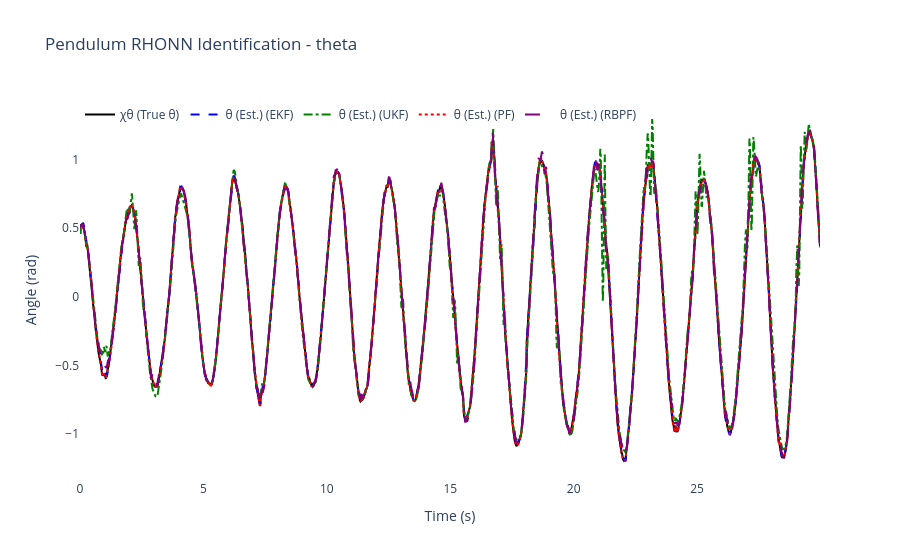
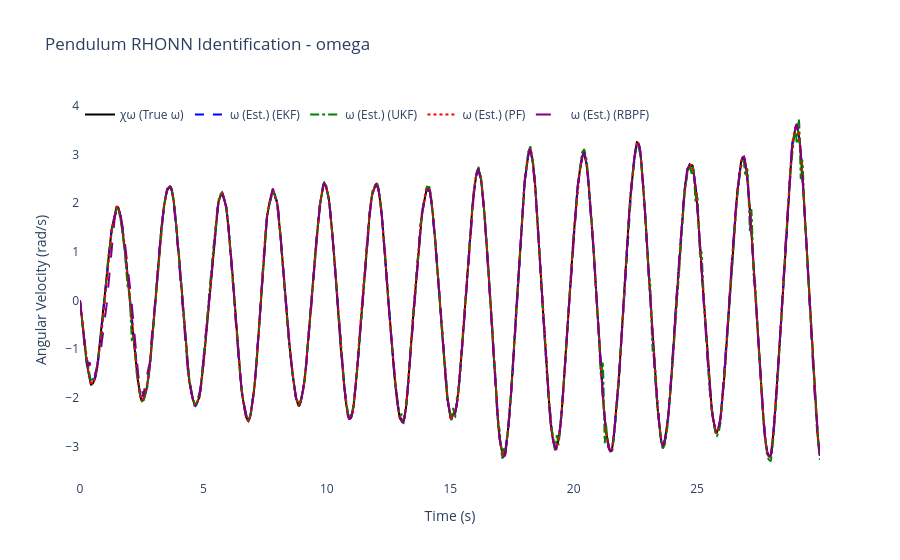
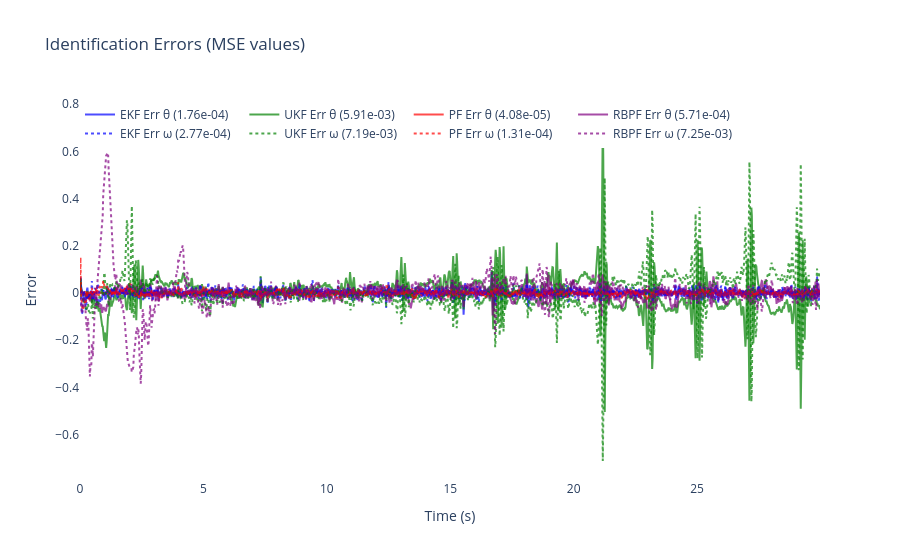
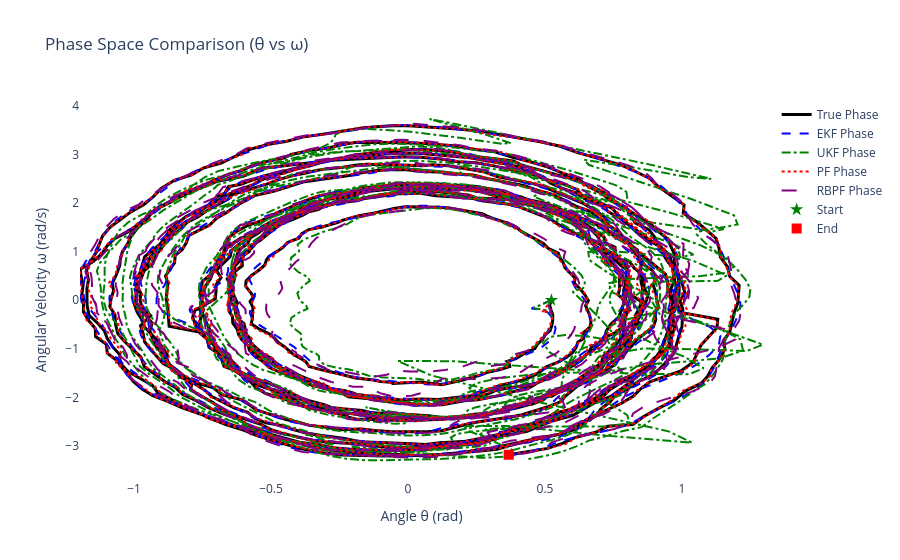

The notebook cell these images were saved under, in order:
### Markdown cell above
## 🚀 **Simulación Principal con Medición de Tiempos**

### 🔄 **Estructura del Bucle Principal:**

#### **Inicialización:**
- **Pesos Comunes**: Todos los filtros inician con idénticos pesos aleatorios
  - **Justificación**: Comparación justa sin sesgo de inicialización
  - **Distribución**: Uniforme en [-0.5, 0.5] para estabilidad

#### **Configuración de Filtros:**
- **EKF/UKF**: Matrices de covarianza basadas en parámetros manuales
- **PF**: 200 partículas inicializadas alrededor de pesos comunes
- **RBPF**: Híbrido con 40% lineal, 60% no lineal

---

### ⏱️ **Medición de Tiempos de Entrenamiento:**

#### **Metodología:**
```python
filter_start = time.time()
# ... operaciones de actualización del filtro ...
training_times['FILTER'] += time.time() - filter_start
```

#### **Qué se Mide:**
- **Solo Entrenamiento**: Actualización de pesos + predicción RHONN
- **Excluye**: Inicialización, I/O, visualización
- **Incluye**: Todas las operaciones matemáticas del algoritmo

---

### 🎯 **Secuencia por Paso de Tiempo:**

#### **Para cada k ∈ [0, n_steps-1]:**

1. **Generación de Entrada**: `u_current = generate_realistic_trajectory(...)`
2. **Dinámica Real**: `x_true[k+1] = plant(x_true[k], u_current, ...)`
3. **Actualización Paralela de Filtros**:

#### **EKF Update:**
```python
ekf_trainer.update(chi_kp1=x_true[k+1], chi_k=x_hat_ekf[k], ...)
x_hat_ekf[k+1] = RHONN_predict(x_hat_ekf[k], ekf_weights, u_current)
```

#### **UKF Update:**
- Sigma points → Propagación → Actualización estadística

#### **PF Update:**  
- Predicción partículas → Pesos de importancia → Remuestreo ESS

#### **RBPF Update:**
- Partículas no lineales → Kalman lineal por partícula → Peso conjunto

---

### 📊 **Métricas Capturadas:**

#### **Tiempos Individuales:**
- **`training_times['EKF']`**: Tiempo acumulado EKF
- **`training_times['UKF']`**: Tiempo acumulado UKF  
- **`training_times['PF']`**: Tiempo acumulado PF
- **`training_times['RBPF']`**: Tiempo acumulado RBPF

#### **Tiempo Total:**
- **`total_simulation_time`**: Tiempo completo incluyendo overhead

### 🔍 **Consideraciones de Precisión:**
- **Resolución**: `time.time()` con precisión de microsegundos
- **Overhead**: Medición añade <0.1% de costo computacional  
- **Fairness**: Todos los filtros medidos idénticamente

### Code cell
# ============================================================
# 6) Results & plots for Nonlinear Pendulum
# ============================================================

mse_theta_ekf = np.mean((x_true[:, 0] - x_hat_ekf[:, 0])**2)
mse_omega_ekf = np.mean((x_true[:, 1] - x_hat_ekf[:, 1])**2)

mse_theta_ukf = np.mean((x_true[:, 0] - x_hat_ukf[:, 0])**2)
mse_omega_ukf = np.mean((x_true[:, 1] - x_hat_ukf[:, 1])**2)

mse_theta_pf = np.mean((x_true[:, 0] - x_hat_pf[:, 0])**2)
mse_omega_pf = np.mean((x_true[:, 1] - x_hat_pf[:, 1])**2)

mse_theta_rbpf = np.mean((x_true[:, 0] - x_hat_rbpf[:, 0])**2)
mse_omega_rbpf = np.mean((x_true[:, 1] - x_hat_rbpf[:, 1])**2)

mse_total_ekf = mse_theta_ekf + mse_omega_ekf
mse_total_ukf = mse_theta_ukf + mse_omega_ukf
mse_total_pf = mse_theta_pf + mse_omega_pf
mse_total_rbpf = mse_theta_rbpf + mse_omega_rbpf
mse_totals = {'EKF': mse_total_ekf, 'UKF': mse_total_ukf, 'PF': mse_total_pf, 'RBPF': mse_total_rbpf}
best_filter = min(mse_totals, key=mse_totals.get)


print("🎯" + "="*65)
print(f"🏆 MEJOR FILTRO: {best_filter} (MSE total: {mse_totals[best_filter]:.6f})")
print(f"🎲 SEMILLA USADA: {RANDOM_SEED}")
print("="*67)


print(f"\nFinal EKF-RHONN Weights:")
for i in range(2):
    state_names = ['theta', 'omega']
    print(f"  Neuron {i+1} ({state_names[i]}): {ekf_trainer.weights[i]}")

print(f"\nFinal UKF-RHONN Weights:")
for i in range(2):
    state_names = ['theta', 'omega']
    print(f"  Neuron {i+1} ({state_names[i]}): {ukf_trainer.weights[i]}")

print(f"\nFinal PF-RHONN Weight Estimates:")
pf_estimates = pf_trainer.get_estimate()
for i in range(2):
    state_names = ['theta', 'omega']
    print(f"  Neuron {i+1} ({state_names[i]}): {pf_estimates[i]}")

print(f"\nFinal RBPF-RHONN Weight Estimates:")
rbpf_estimates = rbpf_trainer.get_estimate()
for i in range(2):
    state_names = ['theta', 'omega']
    print(f"  Neuron {i+1} ({state_names[i]}): {rbpf_estimates[i]}")

print("\n--- Performance Comparison (MSE) ---")
print(f"EKF  MSE theta: {mse_theta_ekf:.6f}")
print(f"EKF  MSE omega: {mse_omega_ekf:.6f}")
print(f"UKF  MSE theta: {mse_theta_ukf:.6f}")
print(f"UKF  MSE omega: {mse_omega_ukf:.6f}")
print(f"PF   MSE theta: {mse_theta_pf:.6f}")
print(f"PF   MSE omega: {mse_omega_pf:.6f}")
print(f"RBPF MSE theta: {mse_theta_rbpf:.6f}")
print(f"RBPF MSE omega: {mse_omega_rbpf:.6f}")

states_info = [
    {'idx': 0, 'var': 'theta', 'desc': 'Angle', 'y_label': 'Angle (rad)', 'chi': 'χθ (True θ)', 'x': 'θ (Est.)'},
    {'idx': 1, 'var': 'omega', 'desc': 'Angular Velocity', 'y_label': 'Angular Velocity (rad/s)', 'chi': 'χω (True ω)', 'x': 'ω (Est.)'}
]

for state_info in states_info:
    i = state_info['idx']
    trace_plant = go.Scatter(x=t_history, y=x_true[:, i], mode='lines', name=state_info['chi'], line=dict(color='black', width=2))
    trace_ekf = go.Scatter(x=t_history, y=x_hat_ekf[:, i], mode='lines', name=f"{state_info['x']} (EKF)", line=dict(dash='dash', color='blue'))
    trace_ukf = go.Scatter(x=t_history, y=x_hat_ukf[:, i], mode='lines', name=f"{state_info['x']} (UKF)", line=dict(dash='dashdot', color='green'))
    trace_pf = go.Scatter(x=t_history, y=x_hat_pf[:, i], mode='lines', name=f"{state_info['x']} (PF)", line=dict(dash='dot', color='red'))
    trace_rbpf = go.Scatter(x=t_history, y=x_hat_rbpf[:, i], mode='lines', name=f"{state_info['x']} (RBPF)", line=dict(dash='longdash', color='purple'))
    fig = go.Figure([trace_plant, trace_ekf, trace_ukf, trace_pf, trace_rbpf])
    fig.update_layout(title=f'Pendulum RHONN Identification - {state_info["var"]}', xaxis_title='Time (s)', yaxis_title=state_info['y_label'], legend=dict(x=0, y=1, orientation='h'), font=dict(size=12), plot_bgcolor='white', paper_bgcolor='white')
    fig.show()

error_theta_ekf = x_true[:, 0] - x_hat_ekf[:, 0]
error_omega_ekf = x_true[:, 1] - x_hat_ekf[:, 1]
error_theta_ukf = x_true[:, 0] - x_hat_ukf[:, 0]
error_omega_ukf = x_true[:, 1] - x_hat_ukf[:, 1]
error_theta_pf = x_true[:, 0] - x_hat_pf[:, 0]
error_omega_pf = x_true[:, 1] - x_hat_pf[:, 1]
error_theta_rbpf = x_true[:, 0] - x_hat_rbpf[:, 0]
error_omega_rbpf = x_true[:, 1] - x_hat_rbpf[:, 1]

fig2 = go.Figure()
fig2.add_trace(go.Scatter(x=t_history, y=error_theta_ekf, mode='lines', name=f'EKF Err θ ({mse_theta_ekf:.2e})', opacity=0.7, line=dict(color='blue')))
fig2.add_trace(go.Scatter(x=t_history, y=error_theta_ukf, mode='lines', name=f'UKF Err θ ({mse_theta_ukf:.2e})', opacity=0.7, line=dict(color='green')))
fig2.add_trace(go.Scatter(x=t_history, y=error_theta_pf, mode='lines', name=f'PF Err θ ({mse_theta_pf:.2e})', opacity=0.7, line=dict(color='red')))
fig2.add_trace(go.Scatter(x=t_history, y=error_theta_rbpf, mode='lines', name=f'RBPF Err θ ({mse_theta_rbpf:.2e})', opacity=0.7, line=dict(color='purple')))
fig2.add_trace(go.Scatter(x=t_history, y=error_omega_ekf, mode='lines', name=f'EKF Err ω ({mse_omega_ekf:.2e})', opacity=0.7, line=dict(color='blue', dash='dot')))
fig2.add_trace(go.Scatter(x=t_history, y=error_omega_ukf, mode='lines', name=f'UKF Err ω ({mse_omega_ukf:.2e})', opacity=0.7, line=dict(color='green', dash='dot')))
fig2.add_trace(go.Scatter(x=t_history, y=error_omega_pf, mode='lines', name=f'PF Err ω ({mse_omega_pf:.2e})', opacity=0.7, line=dict(color='red', dash='dot')))
fig2.add_trace(go.Scatter(x=t_history, y=error_omega_rbpf, mode='lines', name=f'RBPF Err ω ({mse_omega_rbpf:.2e})', opacity=0.7, line=dict(color='purple', dash='dot')))
fig2.update_layout(title='Identification Errors (MSE values)', xaxis_title='Time (s)', yaxis_title='Error', legend=dict(x=0, y=1, orientation='h'), font=dict(size=12), plot_bgcolor='white', paper_bgcolor='white')
fig2.show()

# Phase space plot (θ vs ω)
fig_phase = go.Figure()
fig_phase.add_trace(go.Scatter(x=x_true[:, 0], y=x_true[:, 1], mode='lines', name='True Phase', line=dict(color='black', width=3)))
fig_phase.add_trace(go.Scatter(x=x_hat_ekf[:, 0], y=x_hat_ekf[:, 1], mode='lines', name='EKF Phase', line=dict(color='blue', width=2, dash='dash')))
fig_phase.add_trace(go.Scatter(x=x_hat_ukf[:, 0], y=x_hat_ukf[:, 1], mode='lines', name='UKF Phase', line=dict(color='green', width=2, dash='dashdot')))
fig_phase.add_trace(go.Scatter(x=x_hat_pf[:, 0], y=x_hat_pf[:, 1], mode='lines', name='PF Phase', line=dict(color='red', width=2, dash='dot')))
fig_phase.add_trace(go.Scatter(x=x_hat_rbpf[:, 0], y=x_hat_rbpf[:, 1], mode='lines', name='RBPF Phase', line=dict(color='purple', width=2, dash='longdash')))
fig_phase.add_trace(go.Scatter(x=[x_true[0, 0]], y=[x_true[0, 1]], mode='markers', name='Start', marker=dict(color='green', size=10, symbol='star')))
fig_phase.add_trace(go.Scatter(x=[x_true[-1, 0]], y=[x_true[-1, 1]], mode='markers', name='End', marker=dict(color='red', size=10, symbol='square')))
fig_phase.update_layout(title='Phase Space Comparison (θ vs ω)', xaxis_title='Angle θ (rad)', yaxis_title='Angular Velocity ω (rad/s)', font=dict(size=12), plot_bgcolor='white', paper_bgcolor='white', showlegend=True)
fig_phase.show()


# === RESUMEN DE RENDIMIENTO CON SEMILLA ===
print("\n📊 MSE Desglosado por Filtro:")
print(f"   EKF: {mse_total_ekf:.6f}  |  UKF: {mse_total_ukf:.6f}  |  PF: {mse_total_pf:.6f}  |  RBPF: {mse_total_rbpf:.6f}")

print("\n⏱️ Tiempo de Entrenamiento por Filtro:")
print(f"   EKF: {training_times['EKF']:.4f}s  |  UKF: {training_times['UKF']:.4f}s  |  PF: {training_times['PF']:.4f}s  |  RBPF: {training_times['RBPF']:.4f}s")
print(f"   Total Simulación: {total_simulation_time:.4f}s")

# Calculate relative computational efficiency
fastest_filter = min(training_times, key=training_times.get)
efficiency_ratios = {name: training_times[name]/training_times[fastest_filter] for name in training_times.keys()}
print("\n🚀 Eficiencia Computacional (relativo al más rápido):")
for name, ratio in efficiency_ratios.items():
    efficiency_pct = 100/ratio if ratio > 0 else 0
    print(f"   {name}: {ratio:.2f}x slower ({efficiency_pct:.1f}% efficiency)")

print(f"\n💡 Para reproducir estos resultados:")
print(f"   Principal: RANDOM_SEED = {RANDOM_SEED}")
print(f"   DE Optim.: DE_SEED = {(RANDOM_SEED + 12345) % 100000}")
print(f"   (Cambia línea 8 en celda 4 para usar semilla principal)")

# --- Parameter summary ---
print("\n--- Optimized Parameter Summary ---")
print(f"EKF params: Q={ekf_trainer.Q[0][0,0]:.3e} R={ekf_trainer.R[0][0]:.3e} P0~{ekf_trainer.P[0][0,0]:.3e} eta={ekf_trainer.eta:.3f}")
print(f"UKF params: alpha={ukf_trainer.alpha:.3e} eta={ukf_trainer.eta:.3f} Qdiag={ukf_trainer.Q[0][0,0]:.3e} R={ukf_trainer.R[0][0]:.3e}")
print(f"PF params: Q_std={pf_trainer.Q_std} R_std={pf_trainer.R_std} ESS_th={pf_trainer.ess_threshold:.1f} n_particles={pf_trainer.n_particles}")
print(f"RBPF params: Q_std={rbpf_trainer.Q_std} R_std={rbpf_trainer.R_std} ESS_th={rbpf_trainer.ess_threshold:.1f} n_particles={rbpf_trainer.n_particles} linear_dims={rbpf_trainer.n_linear}/{rbpf_trainer.num_weights_per_neuron}")

print("\nOptimization + simulation complete.")

# 58865

### Figure 1 — Plotly figure (JSON) as saved in the notebook; plotly's stock layout.template omitted (floating-point values rounded to 4 significant figures; data arrays with more than 128 entries replaced by an {"elided": "..."} marker saying what was removed)
{"data": [{"line": {"color": "black", "width": 2}, "mode": "lines", "name": "χθ (True θ)", "type": "scatter", "x": {"elided": "1500 float values"}, "y": {"elided": "1500 float values"}}, {"line": {"color": "blue", "dash": "dash"}, "mode": "lines", "name": "θ (Est.) (EKF)", "type": "scatter", "x": {"elided": "1500 float values"}, "y": {"elided": "1500 float values"}}, {"line": {"color": "green", "dash": "dashdot"}, "mode": "lines", "name": "θ (Est.) (UKF)", "type": "scatter", "x": {"elided": "1500 float values"}, "y": {"elided": "1500 float values"}}, {"line": {"color": "red", "dash": "dot"}, "mode": "lines", "name": "θ (Est.) (PF)", "type": "scatter", "x": {"elided": "1500 float values"}, "y": {"elided": "1500 float values"}}, {"line": {"color": "purple", "dash": "longdash"}, "mode": "lines", "name": "θ (Est.) (RBPF)", "type": "scatter", "x": {"elided": "1500 float values"}, "y": {"elided": "1500 float values"}}], "layout": {"font": {"size": 12}, "legend": {"orientation": "h", "x": 0, "y": 1}, "paper_bgcolor": "white", "plot_bgcolor": "white", "title": {"text": "Pendulum RHONN Identification - theta"}, "xaxis": {"title": {"text": "Time (s)"}}, "yaxis": {"title": {"text": "Angle (rad)"}}}}

### Figure 2 — Plotly figure (JSON) as saved in the notebook; plotly's stock layout.template omitted (floating-point values rounded to 4 significant figures; data arrays with more than 128 entries replaced by an {"elided": "..."} marker saying what was removed)
{"data": [{"line": {"color": "black", "width": 2}, "mode": "lines", "name": "χω (True ω)", "type": "scatter", "x": {"elided": "1500 float values"}, "y": {"elided": "1500 float values"}}, {"line": {"color": "blue", "dash": "dash"}, "mode": "lines", "name": "ω (Est.) (EKF)", "type": "scatter", "x": {"elided": "1500 float values"}, "y": {"elided": "1500 float values"}}, {"line": {"color": "green", "dash": "dashdot"}, "mode": "lines", "name": "ω (Est.) (UKF)", "type": "scatter", "x": {"elided": "1500 float values"}, "y": {"elided": "1500 float values"}}, {"line": {"color": "red", "dash": "dot"}, "mode": "lines", "name": "ω (Est.) (PF)", "type": "scatter", "x": {"elided": "1500 float values"}, "y": {"elided": "1500 float values"}}, {"line": {"color": "purple", "dash": "longdash"}, "mode": "lines", "name": "ω (Est.) (RBPF)", "type": "scatter", "x": {"elided": "1500 float values"}, "y": {"elided": "1500 float values"}}], "layout": {"font": {"size": 12}, "legend": {"orientation": "h", "x": 0, "y": 1}, "paper_bgcolor": "white", "plot_bgcolor": "white", "title": {"text": "Pendulum RHONN Identification - omega"}, "xaxis": {"title": {"text": "Time (s)"}}, "yaxis": {"title": {"text": "Angular Velocity (rad/s)"}}}}

### Figure 3 — Plotly figure (JSON) as saved in the notebook; plotly's stock layout.template omitted (floating-point values rounded to 4 significant figures; data arrays with more than 128 entries replaced by an {"elided": "..."} marker saying what was removed)
{"data": [{"line": {"color": "blue"}, "mode": "lines", "name": "EKF Err θ (1.76e-04)", "opacity": 0.7, "type": "scatter", "x": {"elided": "1500 float values"}, "y": {"elided": "1500 float values"}}, {"line": {"color": "green"}, "mode": "lines", "name": "UKF Err θ (5.91e-03)", "opacity": 0.7, "type": "scatter", "x": {"elided": "1500 float values"}, "y": {"elided": "1500 float values"}}, {"line": {"color": "red"}, "mode": "lines", "name": "PF Err θ (4.08e-05)", "opacity": 0.7, "type": "scatter", "x": {"elided": "1500 float values"}, "y": {"elided": "1500 float values"}}, {"line": {"color": "purple"}, "mode": "lines", "name": "RBPF Err θ (5.71e-04)", "opacity": 0.7, "type": "scatter", "x": {"elided": "1500 float values"}, "y": {"elided": "1500 float values"}}, {"line": {"color": "blue", "dash": "dot"}, "mode": "lines", "name": "EKF Err ω (2.77e-04)", "opacity": 0.7, "type": "scatter", "x": {"elided": "1500 float values"}, "y": {"elided": "1500 float values"}}, {"line": {"color": "green", "dash": "dot"}, "mode": "lines", "name": "UKF Err ω (7.19e-03)", "opacity": 0.7, "type": "scatter", "x": {"elided": "1500 float values"}, "y": {"elided": "1500 float values"}}, {"line": {"color": "red", "dash": "dot"}, "mode": "lines", "name": "PF Err ω (1.31e-04)", "opacity": 0.7, "type": "scatter", "x": {"elided": "1500 float values"}, "y": {"elided": "1500 float values"}}, {"line": {"color": "purple", "dash": "dot"}, "mode": "lines", "name": "RBPF Err ω (7.25e-03)", "opacity": 0.7, "type": "scatter", "x": {"elided": "1500 float values"}, "y": {"elided": "1500 float values"}}], "layout": {"font": {"size": 12}, "legend": {"orientation": "h", "x": 0, "y": 1}, "paper_bgcolor": "white", "plot_bgcolor": "white", "title": {"text": "Identification Errors (MSE values)"}, "xaxis": {"title": {"text": "Time (s)"}}, "yaxis": {"title": {"text": "Error"}}}}

### Figure 4 — Plotly figure (JSON) as saved in the notebook; plotly's stock layout.template omitted (floating-point values rounded to 4 significant figures; data arrays with more than 128 entries replaced by an {"elided": "..."} marker saying what was removed)
{"data": [{"line": {"color": "black", "width": 3}, "mode": "lines", "name": "True Phase", "type": "scatter", "x": {"elided": "1500 float values"}, "y": {"elided": "1500 float values"}}, {"line": {"color": "blue", "dash": "dash", "width": 2}, "mode": "lines", "name": "EKF Phase", "type": "scatter", "x": {"elided": "1500 float values"}, "y": {"elided": "1500 float values"}}, {"line": {"color": "green", "dash": "dashdot", "width": 2}, "mode": "lines", "name": "UKF Phase", "type": "scatter", "x": {"elided": "1500 float values"}, "y": {"elided": "1500 float values"}}, {"line": {"color": "red", "dash": "dot", "width": 2}, "mode": "lines", "name": "PF Phase", "type": "scatter", "x": {"elided": "1500 float values"}, "y": {"elided": "1500 float values"}}, {"line": {"color": "purple", "dash": "longdash", "width": 2}, "mode": "lines", "name": "RBPF Phase", "type": "scatter", "x": {"elided": "1500 float values"}, "y": {"elided": "1500 float values"}}, {"marker": {"color": "green", "size": 10, "symbol": "star"}, "mode": "markers", "name": "Start", "type": "scatter", "x": [0.5236], "y": [0]}, {"marker": {"color": "red", "size": 10, "symbol": "square"}, "mode": "markers", "name": "End", "type": "scatter", "x": [0.3676], "y": [-3.182]}], "layout": {"font": {"size": 12}, "paper_bgcolor": "white", "plot_bgcolor": "white", "showlegend": true, "title": {"text": "Phase Space Comparison (θ vs ω)"}, "xaxis": {"title": {"text": "Angle θ (rad)"}}, "yaxis": {"title": {"text": "Angular Velocity ω (rad/s)"}}}}
